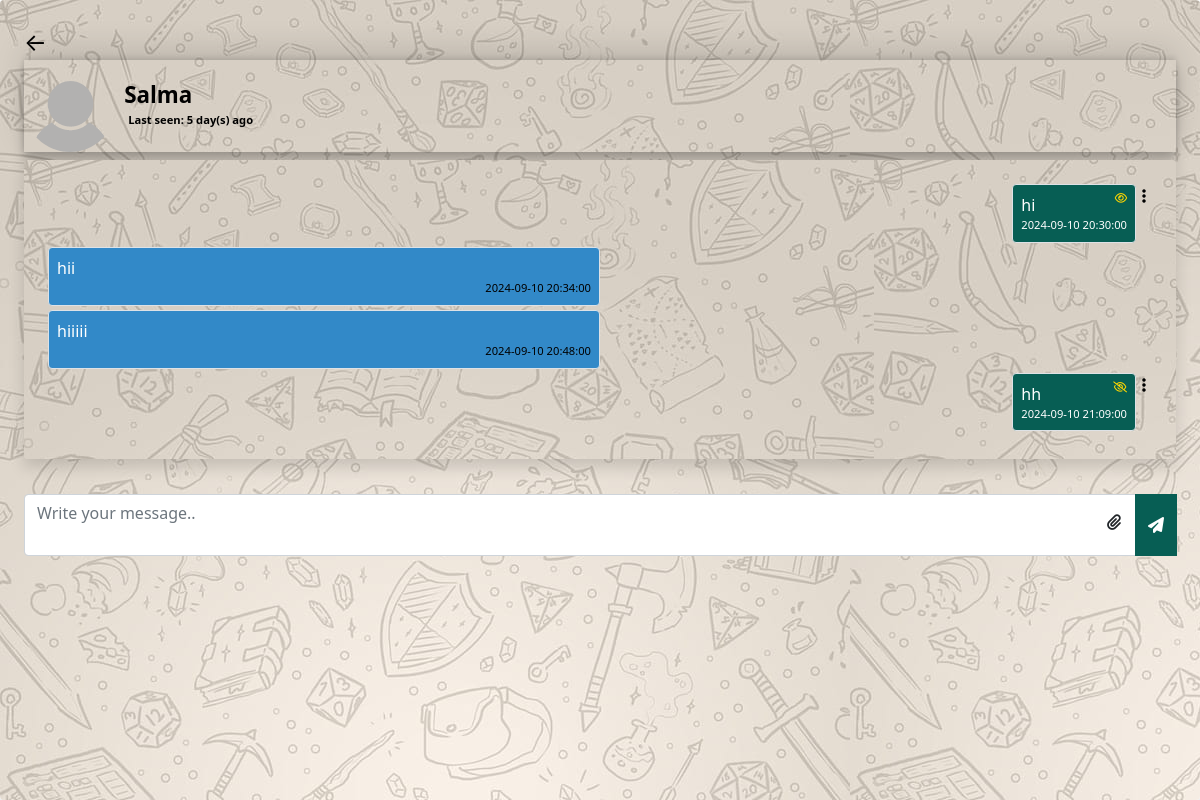
The page /chat.php?user=22 (signed in) on the database as committed earlier.
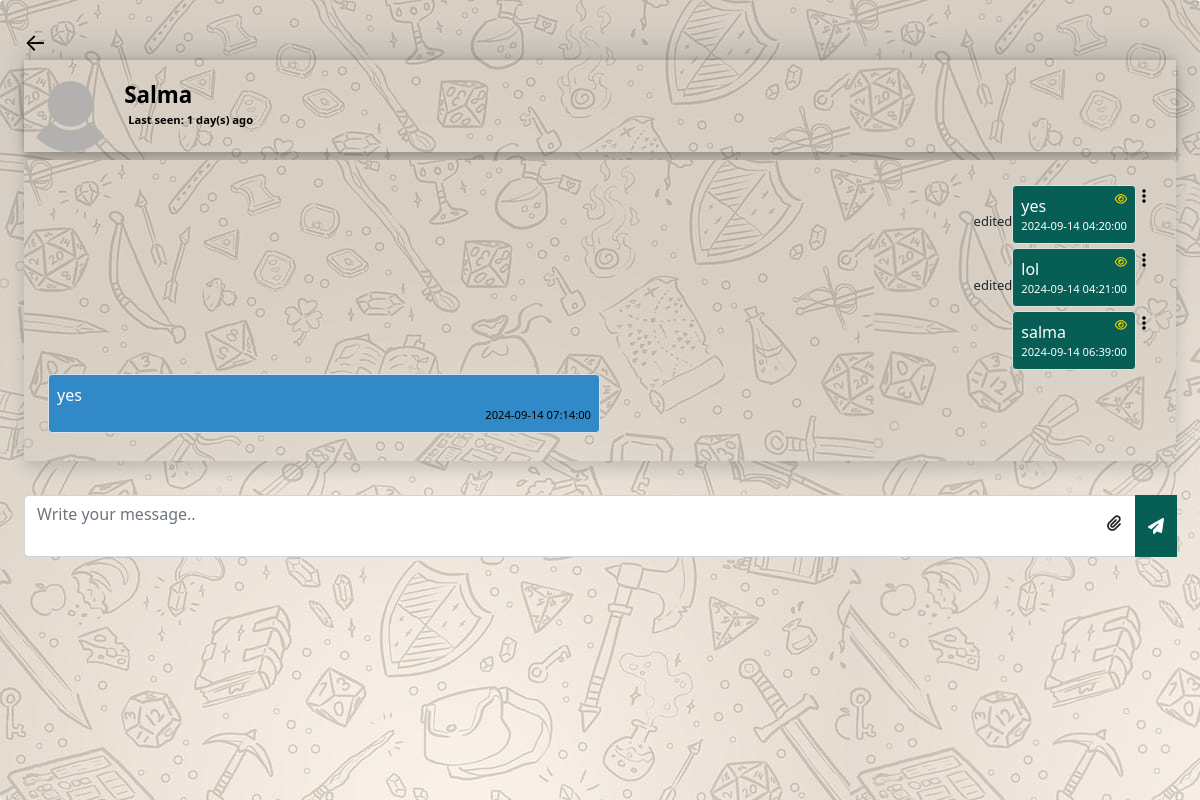
The same page on the database as committed later.
### tables this page shows
CREATE TABLE `user` (
  `user_id` int(11) NOT NULL,
  `first_name` varchar(250) NOT NULL,
  `last_name` varchar(250) NOT NULL,
  `password` varchar(250) NOT NULL,
  `email` varchar(250) NOT NULL,
  `phone_number` varchar(11) NOT NULL,
  `plan_id` int(11) NOT NULL,
  `role_id` int(11) NOT NULL,
  `image` longtext NOT NULL,
  `last_seen` datetime NOT NULL DEFAULT current_timestamp(),
  `join_date` date NOT NULL DEFAULT current_timestamp()
);

CREATE TABLE `chats` (
  `chat_id` int(11) NOT NULL,
  `from_user` int(11) NOT NULL,
  `to_user` int(11) NOT NULL,
  `message` text NOT NULL,
  `opened` tinyint(4) NOT NULL DEFAULT 0,
  `created_at` datetime NOT NULL DEFAULT current_timestamp(),
  `star` tinyint(4) NOT NULL DEFAULT 0,
  `edited` tinyint(4) NOT NULL DEFAULT 0,
  `file` longtext DEFAULT NULL
);

### app/helpers/user.php (called while the page is built, shortened)
<?php
function getUser($user_id, $connect) {
  $user_id = mysqli_real_escape_string($connect, $user_id);
  $select_user_data = "SELECT * FROM `user` WHERE `user_id` = $user_id";
  $run_select_user_data = mysqli_query($connect, $select_user_data);
  if (mysqli_num_rows($run_select_user_data) === 1) {
    $user = mysqli_fetch_assoc($run_select_user_data);
    return $user;
  }
}

### app/helpers/timeAgo.php (called while the page is built, shortened)
<?php
function last_seen($date_time){
   $timestamp = strtotime($date_time);
   $strTime = array("second", "minute", "hour", "day", "month", "year");
   $length = array("60","60","24","30","12","10");
   $currentTime = time();
   if($currentTime >= $timestamp) {
		$diff     = time()- $timestamp;
		for($i = 0; $diff >= $length[$i] && $i < count($length)-1; $i++) {
		$diff = $diff / $length[$i];
		}
		$diff = round($diff);
		if ($diff < 59 && $strTime[$i] == "second") {
			return 'Active';
		}else {
			return $diff . " " . $strTime[$i] . "(s) ago ";
		}
   }
}

### app/helpers/chat.php (called while the page is built)
<?php
function getChats($id_1, $id_2, $connect){
    $select_chats = "SELECT * FROM chats
            WHERE (from_user = $id_1 AND to_user = $id_2)
            OR    (to_user = $id_1 AND from_user = $id_2)
            ORDER BY chat_id ASC";
    $result = mysqli_query($connect, $select_chats);
    if (mysqli_num_rows($result) > 0) {
        $chats = [];
        while($row = mysqli_fetch_assoc($result)) {
            $chats[] = $row;
        }
        return $chats;
    }
}

### chat.php (the view, shortened to what this page needs)
<?php
include 'connection.php';
  if (isset($_SESSION['user_id'])) {
  	include 'app/helpers/user.php';
  	include 'app/helpers/chat.php';
  	include 'app/helpers/timeAgo.php';
  	$chatWith = getUser($_GET['user'], $connect);
  	$chats = getChats($_SESSION['user_id'], $chatWith['user_id'], $connect);
?>
<!DOCTYPE html>
<html lang="en">
<head>
	<link href="https://cdn.jsdelivr.net/npm/bootstrap@5.0.1/dist/css/bootstrap.min.css" rel="stylesheet">
	<link rel="stylesheet"
	      href="./css/chat.css">
	<link rel="stylesheet" href="https://cdnjs.cloudflare.com/ajax/libs/font-awesome/6.6.0/css/all.min.css" />	<script src="https://ajax.googleapis.com/ajax/libs/jquery/3.7.1/jquery.min.js"></script>
</head>
<body class="d-flex
             justify-content-center
             align-items-center
             vh-100">
    <div class="w-400 shadow p-4 rounded " id="bigdiv">
    	<a href="home.php"
    	   class="fs-4 link-dark">&#8592;</a>
    	   <div class="d-flex align-items-center" id="frstdiv">
    	   	  <img src="./img/profile/<?=$chatWith['image']?>"
    	   	       class="w-15 rounded-circle">
               <h3 class="display-4 fs-sm m-2">
               	  <?=$chatWith['first_name']?> <br>
               	  <div class="d-flex
               	              align-items-center"
               	        title="online">
               	    <?php
                        if (last_seen($chatWith['last_seen']) == "Active") {
               	    ?>
               	        <div class="online"></div>
               	        <small class="d-block p-1">Online</small>
               	  	<?php }else{ ?>
               	         <small class="d-block p-1">
               	         	Last seen:
               	         	<?=last_seen($chatWith['last_seen'])?>
               	         </small>
               	  	<?php } ?>
               	  </div>
               </h3>
    	   </div>
    	   <div class="shadow p-4 rounded
    	               d-flex flex-column
    	               mt-2 chat-box"
    	        id="chatBox">
    	        <?php
                     if (!empty($chats)) {
                     foreach($chats as $chat){
                     	if($chat['from_user'] == $_SESSION['user_id'])
                     	{ ?>
						<?php if(!empty($chat['file'])){?>
						<div style="display: flex; justify-content: end;">
							<?php if($chat['edited'] == 1){ ?>
								<p class="edittxt">edited</p>
							<?php } ?>
							<p class="rtext align-self-end border rounded p-2 mb-1">
								<?=$chat['message']?>
								<?php if($chat ['opened'] == 0){ ?>
									<i class="fa-regular fa-eye-slash" id="eyeicon"></i>
								<?php }else{ ?>
									<i class="fa-regular fa-eye" id="eyeicon"></i>
								<?php }?>
								<small class="d-block">
									<?=$chat['created_at']?>
								</small>
								<a href="./img/chat file/<?= htmlspecialchars($chat['file']) ?>" target="_blank">open file</a>
								<?php
									$currentTime = date('Y-m-d H:i:s');
									$current_num = strtotime($currentTime);
									$created_num = strtotime($chat['created_at']);
								?>
								<div class="dropdown d-inline">
									<button class="fa-solid fa-ellipsis-vertical" type="submit" id="dropdownMenuButton1" data-bs-toggle="dropdown" aria-expanded="false"></button>
									<ul class="dropdown-menu" aria-labelledby="dropdownMenuButton1">
										<?php if(($current_num - $created_num) < (60 * 90)) { ?>
											<li><a class="dropdown-item edit-message" data-id="<?=$chat['chat_id']?>" href="javascript:void()">Edit</a></li>
										<?php } ?>
										<li><a class="dropdown-item delete-message" data-id="<?=$chat['chat_id']?>" href="javascript:void()">Delete</a></li>
									</ul>
								</div>
							</p>
						</div>
						<?php }else{?>
							<div style="display: flex; justify-content: end;">
							<?php if($chat['edited'] == 1){ ?>
								<p class="edittxt">edited</p>
							<?php } ?>
							<p class="rtext align-self-end border rounded p-2 mb-1">
								<?=$chat['message']?>
								<?php if($chat ['opened'] == 0){ ?>
									<i class="fa-regular fa-eye-slash" id="eyeicon"></i>
								<?php }else{ ?>
									<i class="fa-regular fa-eye" id="eyeicon"></i>
								<?php }?>
								<small class="d-block" id="scndtxt">
									<?=$chat['created_at']?>
								</small>
								<div class="dropdown d-inline">
									<button class="fa-solid fa-ellipsis-vertical" type="submit" id="dropdownMenuButton1" data-bs-toggle="dropdown" aria-expanded="false"></button>
								</div>
							</p>
						</div>
						<?php } ?>
                    <?php }else{ ?>
					<p class="ltext border
					         rounded p-2 mb-1">
					    <?=$chat['message']?>
					    <small class="d-block">
					    	<?=$chat['created_at']?>
					    </small>
					</p>
                    <?php }
                     }
    	   	} ?>
    	   </div>
			<div class="txtdiv">
			<form class="input-group mb-3" id="chatForm" enctype="multipart/form-data">
    	   	   <textarea cols="3"
    	   	             id="message"
    	   	             class="form-control" placeholder="Write your message.."></textarea>
    	       <button class="btn btn-primary"
    	   	           id="sendBtn">
    	   	   	  <i class="fa fa-paper-plane"></i>
    	   	   </button>
				  <label for="file"><i class="fa-solid fa-paperclip" id="icon"></i></i></label>
			</form>
			</div>
    </div>
<script src="https://cdn.jsdelivr.net/npm/bootstrap@5.3.3/dist/js/bootstrap.bundle.min.js"></script> </body>
</html>
<?php
    }else{
		header("location:index.php");
		exit;
	}
?>

### css/chat.css (style rules this page uses)
.vh-100 { min-height: 100vh; }
.w-400 { width: 80%; }
a { text-decoration: none; }
.w-15 { width: 15%; }
.fs-sm { font-size: 1.4rem; }
small { color: black; font-size: 0.7rem; text-align: right; }
.chat-box { overflow-y: auto; overflow-x: hidden; max-height: 50vh; background-image: url(../img/desktop-wallpaper-message-background-whatsapp-message-background.jpg); }
.rtext { width: auto; background: #075E54; color: white; max-width: 50%; }
.ltext { width: auto; background: #3289c8; color: #fff; max-width: 50%; }
textarea { resize: none; }
a { color: #34B7F1; }
h3 { color: black; }
#frstdiv { box-shadow: rgba(255, 255, 255, 0) 10px 20px 54px 55px, rgba(0, 0, 0, 0.12) 0px -12px 30px, rgba(0, 0, 0, 0.12) 0px 4px 6px, rgba(0, 0, 0, 0.17) 0px 12px 13px, rgba(0, 0, 0, 0.09) 0px -3px 5px; }
#bigdiv { background-image: url(../img/desktop-wallpaper-message-background-whatsapp-message-background.jpg); height: 100%; width: 100%; }
.link-dark { color: white; }
#icon { margin-left: -6%; position: absolute; margin-top: 20px; }
button#dropdownMenuButton1 { background: none; color: black; border: none; }
.input-group .btn { position: relative; z-index: 2; background-color: #075E54; border-color: #075E54; }
.w-15 { width: 8%; }
.rounded-circle { border-radius: 50% !important; }
img, svg { vertical-align: middle; height: 80%; }
.txtdiv { margin-top: 3%; }
.link-dark { color: black; }
#scndtxt { color: white; }
.edittxt { font-size: 13px; margin-top: 28px; }
#eyeicon { color: gold; font-size: 11px; float: inline-end; }
.fs-sm { font-size: 1.4rem; font-weight: bold; }

Rows that differ between the two databases and show on the page:
removed chats: message "hi", opened 1 (drawn), created_at "2024-09-10 20:30:00"
removed chats: message "hii", created_at "2024-09-10 20:34:00"
removed chats: message "hiiiii", created_at "2024-09-10 20:48:00"
removed chats: message "hh", opened 0 (drawn), created_at "2024-09-10 21:09:00"
changed user "Salma": last_seen "5 day(s) ago" → "1 day(s) ago"
added chats: edited "edited", message "yes", opened 1 (drawn), created_at "2024-09-14 04:20:00"
added chats: edited "edited", message "lol", opened 1 (drawn), created_at "2024-09-14 04:21:00"
added chats: message "salma", opened 1 (drawn), created_at "2024-09-14 06:39:00"
added chats: message "yes", created_at "2024-09-14 07:14:00"
